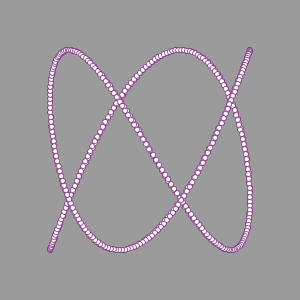
Frame 1 (no input)
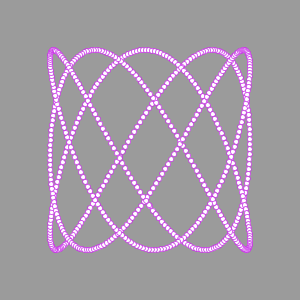
Frame 60 (the mouse pressed at the canvas centre just before this capture)
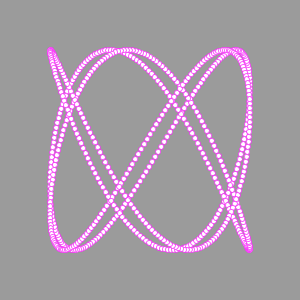
Frame 120 (the mouse held since frame 60 and released just before this capture)

The Processing sketch that drew these frames (run headless with seeded random() and noise(); from frame 60 on, the mouse is pressed at the canvas centre):

// Processing sketch: lissajous
// ── lissajous.pde
TrigonometricInputs inputs;

void setup() {
    size(300, 300);
    background(155);
    frameRate(15);
}

void drawCurve(float xAmplitude, float yAmplitude, float xPeriod, float yPeriod, float phaseShift){
  for (float theta = 0; theta < TWO_PI; theta += 0.01){
   float x = xAmplitude*sin(xPeriod * theta);
   float y = yAmplitude*sin(yPeriod * theta + phaseShift);  
   ellipse(x, y, 5, 5);
  }
}

float phaseShift = 0;

void draw() {
  background(155);
  translate(150,150);
  float xPeriod = 3;
  float yPeriod = 5;
  float xAmplitude = 100;
  float yAmplitude = 100;
  if (this.inputs != null){
    xPeriod = this.inputs.getXPeriod();
    yPeriod = this.inputs.getYPeriod();
    xAmplitude = this.inputs.getXAmplitude();
    yAmplitude = this.inputs.getYAmplitude();
  }

  phaseShift += .01;
  adjustColors(phaseShift);
  drawCurve(xAmplitude, yAmplitude, xPeriod, yPeriod, phaseShift);
}

void adjustColors(float r){
  stroke(sin(r) * 128 + 128, 50, sin(r * PI/2)*128 + 128, 200);
}

void bindInputsJS(TrigonometricInputs inputs){
  this.inputs = inputs;
}
// ── TrigonometricInputs.pde
interface TrigonometricInputs {
  float getXPeriod();
  float getYPeriod();
  float getXAmplitude();
  float getYAmplitude();
}
